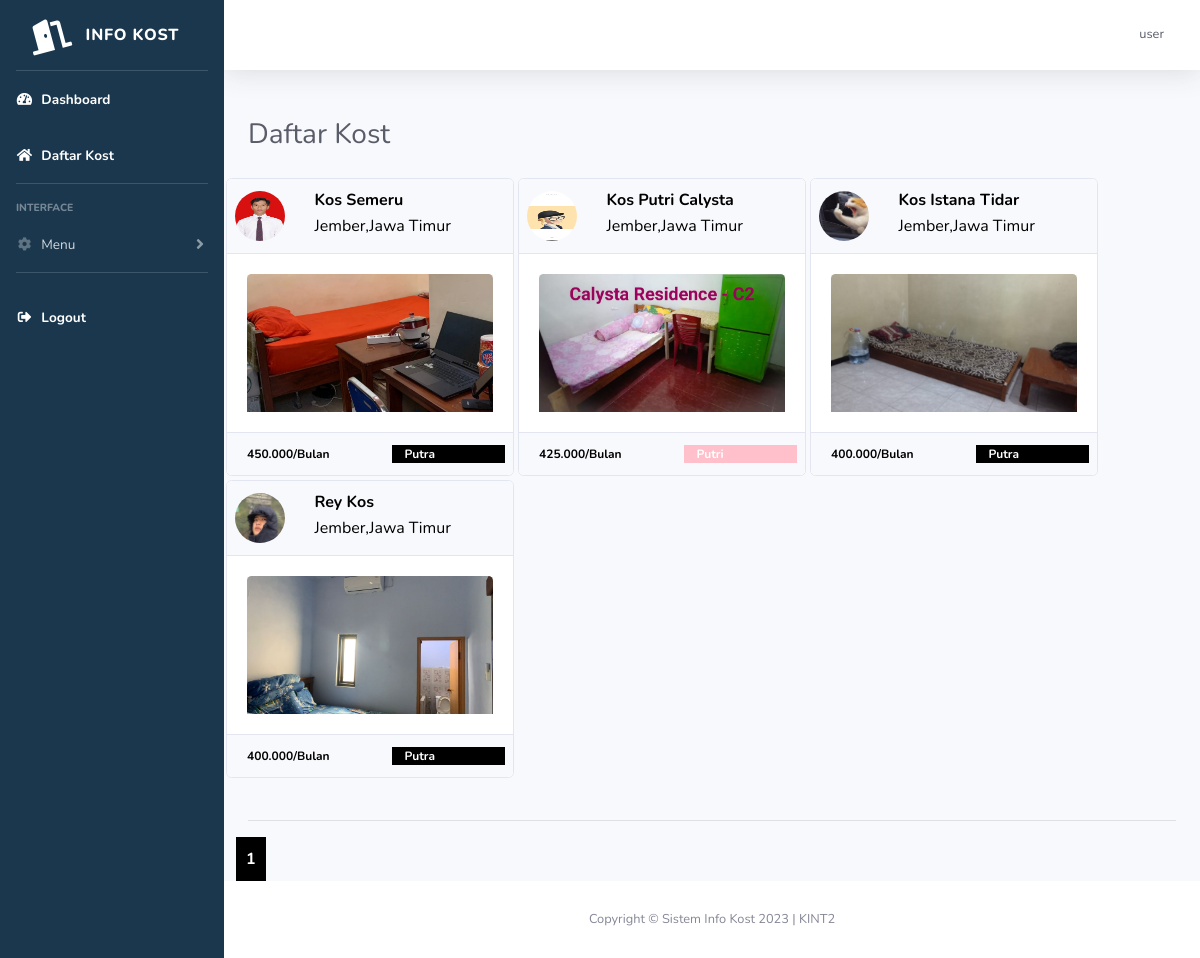
Page /kost/daftar-kost.php (signed in) on the earlier database version.
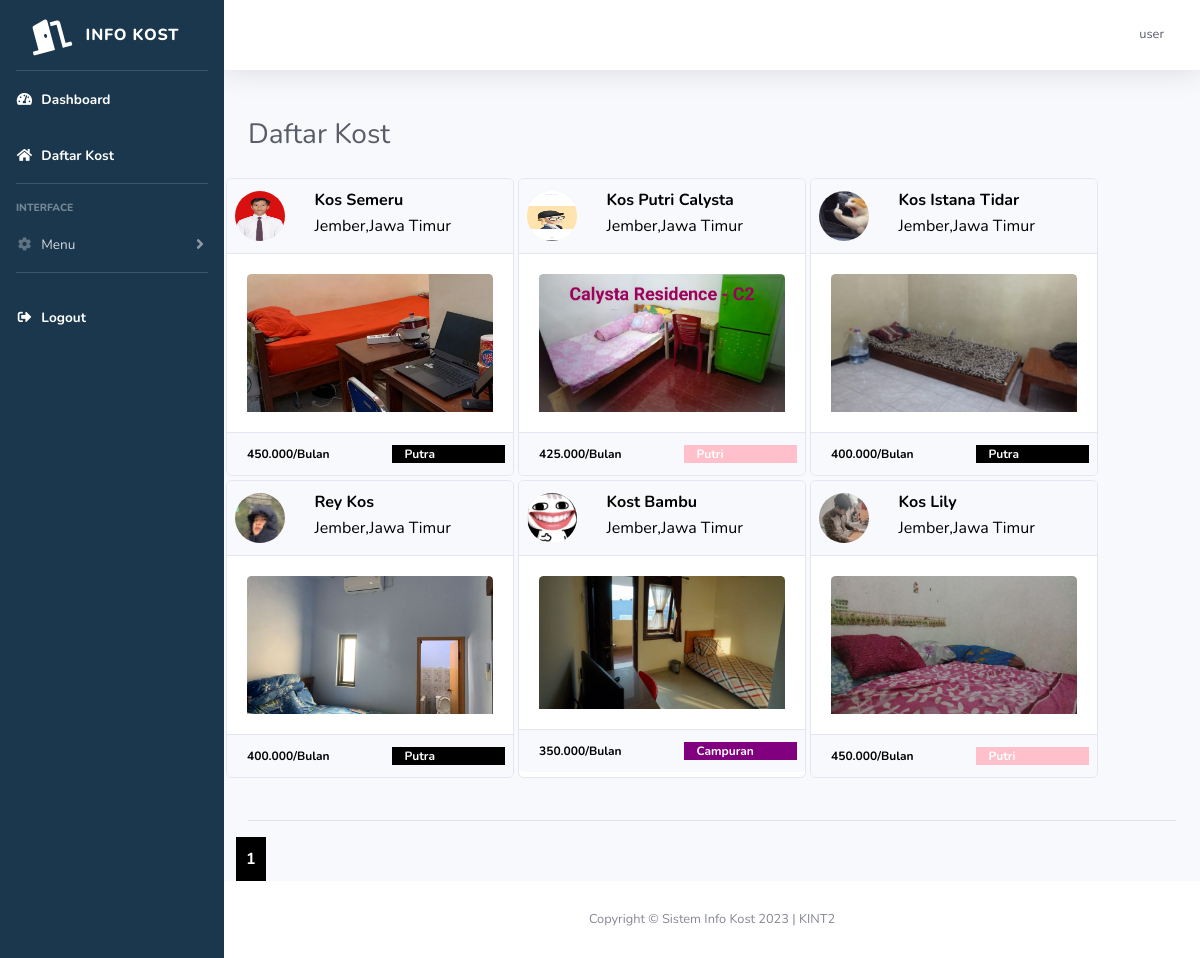
Same page on the later database version.
### tables this page shows
CREATE TABLE `kost` (
  `id_kost` int(11) NOT NULL,
  `nama_kost` varchar(255) NOT NULL,
  `tipe_kost` varchar(255) NOT NULL,
  `jenis_kost` varchar(255) NOT NULL,
  `jumlah_kamar` int(11) NOT NULL,
  `tanggal_tagih` date NOT NULL,
  `nama_pemilik` text NOT NULL,
  `nama_bank` text NOT NULL,
  `no_rekening` int(11) NOT NULL,
  `foto_bangunan_utama` varchar(255) NOT NULL,
  `foto_kamar` varchar(255) NOT NULL,
  `foto_kamar_mandi` varchar(255) NOT NULL,
  `foto_interior` varchar(255) NOT NULL,
  `provinsi` varchar(25) NOT NULL,
  `kota` varchar(25) NOT NULL,
  `kecamatan` varchar(25) NOT NULL,
  `kelurahan` varchar(25) NOT NULL,
  `alamat` varchar(255) NOT NULL,
  `harga_sewa` int(11) NOT NULL,
  `kontak` varchar(255) NOT NULL,
  `deskripsi` text NOT NULL,
  `id_pemilik` int(11) NOT NULL,
  `fasilitas_kost` text NOT NULL
);

CREATE TABLE `user` (
  `id` int(11) NOT NULL,
  `nama_lengkap` varchar(255) NOT NULL,
  `email` varchar(255) NOT NULL,
  `username` varchar(255) NOT NULL,
  `password` varchar(255) NOT NULL,
  `no_hp` varchar(255) NOT NULL,
  `foto_ktp` varchar(255) NOT NULL,
  `foto_profil` text NOT NULL,
  `roles` int(11) NOT NULL,
  `id_kost_saya` int(11) NOT NULL
);

### kost/daftar-kost.php (the view, shortened to what this page needs)
<?php
include('includes/header.php');
$jumlah_data_perhalaman = 8;
$jumlah_halaman = ceil($jumlah_data = mysqli_num_rows(mysqli_query($koneksi, "SELECT * FROM kost JOIN user ON kost.id_pemilik = user.id")) / $jumlah_data_perhalaman);
if (isset($_GET['halaman'])) {
  $halaman_aktif = $_GET['halaman'];
} else {
  $halaman_aktif = 1;
}
$awalData = ($jumlah_data_perhalaman * $halaman_aktif) - $jumlah_data_perhalaman;
$query = "SELECT * FROM kost  INNER JOIN user ON kost.id_pemilik = user.id LIMIT $awalData,$jumlah_data_perhalaman";
$data = mysqli_query($koneksi, $query);
function minfas($idkost, $tipe_kost)
{
  global $koneksi;
  $cost = mysqli_query($koneksi, "SELECT min(biaya_fasilitas) FROM kamar WHERE id_kost=$idkost");
  $p = mysqli_fetch_array($cost);
  if ($tipe_kost == "Bulan") {
    return $p['min(biaya_fasilitas)'];
  } else if ($tipe_kost == "Tahun") {
    return $p['min(biaya_fasilitas)'] * 12;
  }
}
?>
<body>
  <div class="container">
        <div class="d-sm-flex align-items-center justify-content-between mb-4">
        <h1 class="h3 mb-0 text-gray-800">Daftar Kost</h1>
    </div>
    <div class="row">
      <div class="row kartu">
        <?php while ($d = mysqli_fetch_array($data)) {
        ?>
          <div class="card" style="width: 18rem;">
            <a href="tampilan-kost.php?id_kost=<?php echo $d['id_kost'] ?>">
              <div class="card-header">
                <div class="row">
                  <div class="col-md-3">
                    <div class="row">
                      <img src="../img/profil/<?php echo $d['foto_profil'] ?>" class="thumbnail img-responsive rounded-circle mr-3" height="50px" width="50px" alt="avatar">
                    </div>
                  </div>
                  <div class="col">
                    <div class="card-text">
                      <h6 class="card-title font-weight-bold mb-1"><?php echo $d['nama_kost'] ?></h6>
                      <p class="card-text"><?php echo $d['kota'] . ',' . $d['provinsi'] ?></p>
                    </div>
                  </div>
                </div>
              </div>
              <div class="card-body">
                <img height="" class="card-img-top" src="../img/foto_kost/kamar/<?php echo $d['foto_kamar'] ?>" alt="Card image cap">
              </div>
              <div class="card-footer">
                <div class="row">
                  <div class="col-md-7" style="font-size:12px;font-weight:bold"><?php echo number_format($d['harga_sewa'] + minfas($d['id_kost'], $d['tipe_kost']), 0, ',', '.') . '/' . $d['tipe_kost'] ?></div>
                  <?php
                  if ($d['jenis_kost'] == "Putri") {
                  ?>
                    <div class="col" style="background-color:pink;font-size:12px;font-weight:bold;color:white"><?php echo $d['jenis_kost'] ?></div>
                  <?php
                  } else if ($d['jenis_kost'] == "Putra") {
                  ?>
                    <div class="col" style="background-color:black;font-size:12px;font-weight:bold;color:white"><?php echo $d['jenis_kost'] ?></div>
                  <?php
                  } else if ($d['jenis_kost'] == "Campuran") {
                  ?>
                    <div class="col" style="background-color:purple;font-size:12px;font-weight:bold;color:white"><?php echo $d['jenis_kost'] ?></div>
                  <?php } ?>
                </div>
              </div>
            </a>
          </div>
        <?php
      } ?>
      </div>
    </div>
    <br>
    <hr>
    <div class="row">
      <?php for ($i = 1; $i <= $jumlah_halaman; $i++) : ?>
        <?php if ($i == $halaman_aktif) : ?>
          <a style="font-weight: bold;background-color:black;padding:10px;color:white;" href="?halaman=<?php echo $i ?>"><?php echo $i ?></a>
        <?php else : ?>
          <a style="font-weight: bold;background-color:red;padding:10px;color:white" href="?halaman=<?php echo $i ?>"><?php echo $i ?></a>
        <?php endif; ?>
      <?php endfor; ?>
    </div>
  </div>
</body>
<?php
include('includes/footer.php');
?>

Differences in the rows shown:
added kost: id_pemilik.foto_profil (picture), nama_kost "Kost Bambu", kota "Jember", provinsi "Jawa Timur", foto_kamar (picture), tipe_kost "350.000", tipe_kost "Bulan", jenis_kost "Campuran"
added kost: id_pemilik.foto_profil (picture), nama_kost "Kos Lily", kota "Jember", provinsi "Jawa Timur", foto_kamar (picture), tipe_kost "450.000", tipe_kost "Bulan", jenis_kost "Putri"
